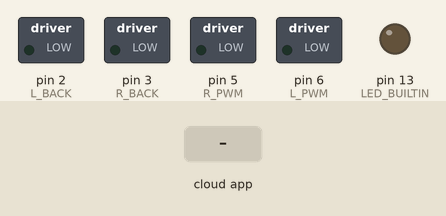
The sketch below on a simulated Arduino Uno, built with avr-gcc and run on an emulated ATmega328P. Parts: switched loads named in the sketch (green lamp = pin HIGH), output pins drawn as LEDs (lit = HIGH). Inputs (shaded band) come from the test bench. The ROS host is connected and sends only what is stated.

Above: at 1.2 s.
1.3 s: the phone or cloud app sets linear.x to -100
At 2.5 s:
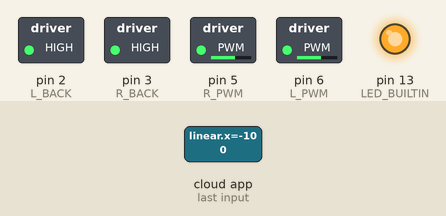
2.8 s: the phone or cloud app sets angular.z to -100
At 3.9 s:
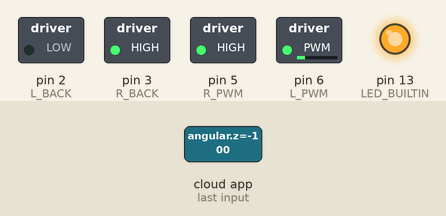
4.3 s: the phone or cloud app sets linear.x to 0
At 4.8 s:
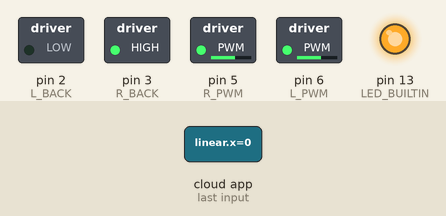
5.8 s: the phone or cloud app sets angular.z to 0
At 7.0 s:
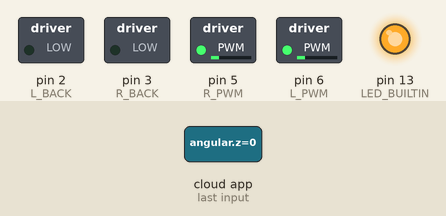
7.3 s: the phone or cloud app sets linear.x to 100
At 8.4 s:
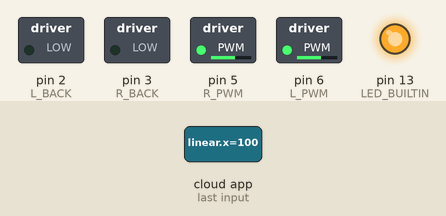
8.8 s: the phone or cloud app sets angular.z to 100
At 9.6 s:
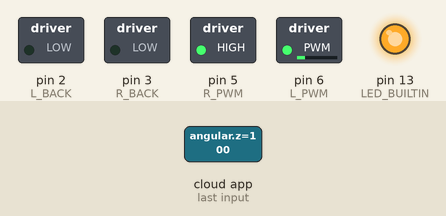
Timing chart, 0 to 11.3 s (numbered marks = the images above; inputs shaded):
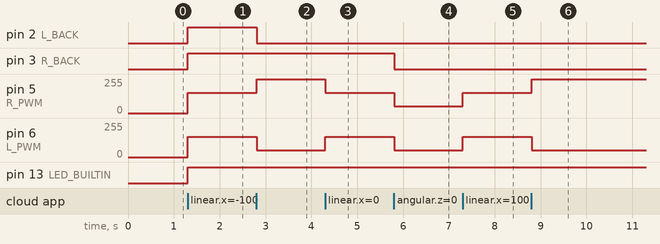

Measured:
- after the input at 1.3 s, pin 2 (L_BACK), pin 3 (R_BACK), pin 13 (LED_BUILTIN): LOW → HIGH at once; pin 5 (R_PWM), pin 6 (L_PWM): 0/255 → 152/255 at once
- after the input at 2.8 s, pin 2 (L_BACK): HIGH → LOW at once; pin 5 (R_PWM): 152/255 → 255/255 at once; pin 6 (L_PWM): 152/255 → 50/255 at once
- after the input at 4.3 s, pin 5 (R_PWM): 255/255 → 152/255 at once; pin 6 (L_PWM): 50/255 → 152/255 at once
- after the input at 5.8 s, pin 3 (R_BACK): HIGH → LOW at once; pin 5 (R_PWM), pin 6 (L_PWM): 152/255 → 50/255 at once
- after the input at 7.3 s, pin 5 (R_PWM), pin 6 (L_PWM): 50/255 → 152/255 at once
- after the input at 8.8 s, pin 5 (R_PWM): 152/255 → 255/255 at once; pin 6 (L_PWM): 152/255 → 50/255 at once

The sketch:

diff_drive.ino
```cpp
#include <ros.h>
#include <geometry_msgs/Twist.h>
#include <std_msgs/Bool.h>


#define R_PWM 5
#define R_BACK 3
#define L_BACK 2
#define L_PWM 6
#define DIR_LEFT 2
#define PWM_MIN 50
#define PWMRANGE 255

/* Angular velocity positive (turning counter clock wise) = 2 is high and 3 is low
*/
#define MIN_PWM 50
#define MAX_PWM 150
#define KP 238 //proportional multiplier - adjust as needed. PWM = KP*cmd_vel.linear.x + PWM_MIN
#define KA 100 //this was a guess.. adjust as needed for turning responsiveness

//left and right offset are a crude way of making robot drive straight
//without feedback if robot turns right instead of going straight, increase left offset
//if robot turns left instead of going straight, increase right offset
#define LEFT_OFFSET 0
#define RIGHT_OFFSET 0

ros::NodeHandle nh;

geometry_msgs::Twist cmd_msg;
std_msgs::Bool handshake_msg;
ros::Publisher handshake("arduino_nano_handshake", &handshake_msg);

// Map x value from [0 .. 1] to [out_min .. out_max]
float mapPwm(float x, float out_min, float out_max)
{
  return x * (out_max - out_min) + out_min;
}

//this happens when cmd_vel message is recieved
void onTwist(const geometry_msgs::Twist &msg)
{
  digitalWrite(LED_BUILTIN, HIGH);

  // Cap values at [-1 .. 1]
  float x = max(min(msg.linear.x, 1.0f), -1.0f);
  float z = max(min(msg.angular.z, 1.0f), -1.0f);

  // Calculate the intensity of left and right wheels. Simple version.
  // Taken from https://hackernoon.com/unicycle-to-differential-drive-courseras-control-of-mobile-robots-with-ros-and-rosbots-part-2-6d27d15f2010#1e59
  float l = (msg.linear.x - msg.angular.z) / 2;
  float r = (msg.linear.x + msg.angular.z) / 2;

  // Then map those values to PWM intensities. PWMRANGE = full speed, while PWM_MIN = the minimal amount of power at which the motors begin moving.
  uint16_t lPwm = mapPwm(fabs(l), PWM_MIN, PWMRANGE);
  uint16_t rPwm = mapPwm(fabs(r), PWM_MIN, PWMRANGE);

  // Set direction pins and PWM
  digitalWrite(L_BACK, l < 0);
  digitalWrite(R_BACK, r < 0);
  analogWrite(L_PWM, lPwm);
  analogWrite(R_PWM, rPwm);
}

//subscribe to cmd_vel
ros::Subscriber<geometry_msgs::Twist> sub("cmd_vel", &onTwist);

void setup()
{
  pinMode(L_BACK, OUTPUT);
  pinMode(R_BACK, OUTPUT);
  pinMode(L_PWM, OUTPUT);
  pinMode(R_PWM, OUTPUT);
  digitalWrite(L_BACK, 0);
  digitalWrite(R_BACK, 0);
  analogWrite(L_PWM, 0);
  analogWrite(R_PWM, 0);
  pinMode(LED_BUILTIN, OUTPUT);
  nh.initNode();
  nh.advertise(handshake);
  nh.subscribe(sub);
  //Serial.begin (9600);
}

void loop()
{

  handshake_msg.data = true;
  handshake.publish(&handshake_msg);
  nh.spinOnce();
  delay(10);
}
```
